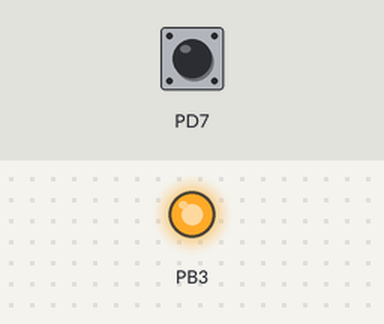
Bench run of a program on a simulated ATmega16, built with avr-gcc and emulated at 10 MHz. Shown: output pins drawn as LEDs (lit = HIGH). Inputs (shaded band) come from the test bench; at power-on: PD7 HIGH.

Above: at 1.2 s.
1.3 s: PD7 pulled LOW for 0.15 s
At 1.9 s:
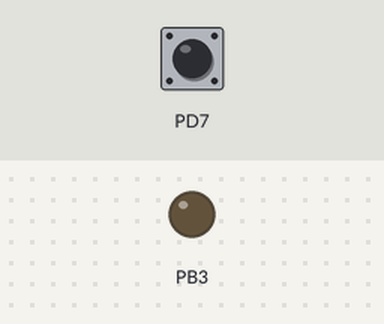
2.9 s: PD7 pulled LOW for 1 s
At 4.3 s:
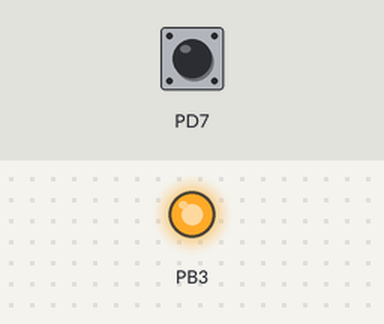
5.4 s: PD7 pulled LOW for 3.2 s
At 6.2 s:
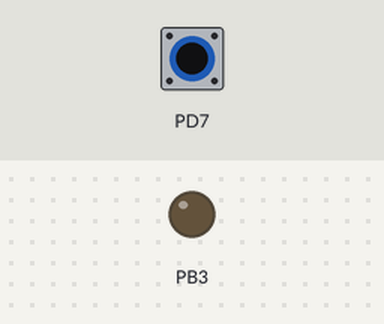
Timing chart, 0 to 8.4 s (numbered marks = the images above; inputs shaded):
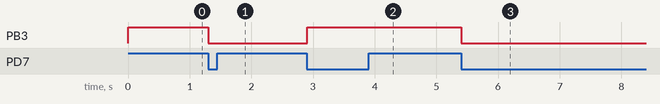

The program:

main.c
```c
/*
 * Debounce.c.c
 *
 * Created: 31-10-2018 15:15:20
 * Author : TIDU
 */

#define F_CPU 10000000UL
#include <avr/io.h>
#include <util/delay.h>
int debounce(int last_state)
{
	int current_state=((PIND &(1<<PIND7))>>PIND7);
	if(current_state != last_state)
	{
		_delay_ms(5);
		current_state=(PIND &(1<<PIND7))>>PIND7;
	}
	return(current_state);
}

int main(void)
{
   DDRB |=1<<PINB3;
   DDRD &= ~(1<<PIND7);
   PORTB|=(1<<PINB3);
   PORTD|= (1<<PIND7);
   int last_state= 1;
   int but_state;
    /* Replace with your application code */
    while (1)
    {
		but_state=debounce(last_state);
		if(but_state==0 && last_state==1)
		{
			PORTB^=(1<< PINB3);

		}
		last_state=but_state;
    }
}
```

Measured:
- after the input at 1.3 s, PB3: HIGH → LOW at once
- after the input at 2.9 s, PB3: LOW → HIGH at once
- after the input at 5.4 s, PB3: HIGH → LOW at once
